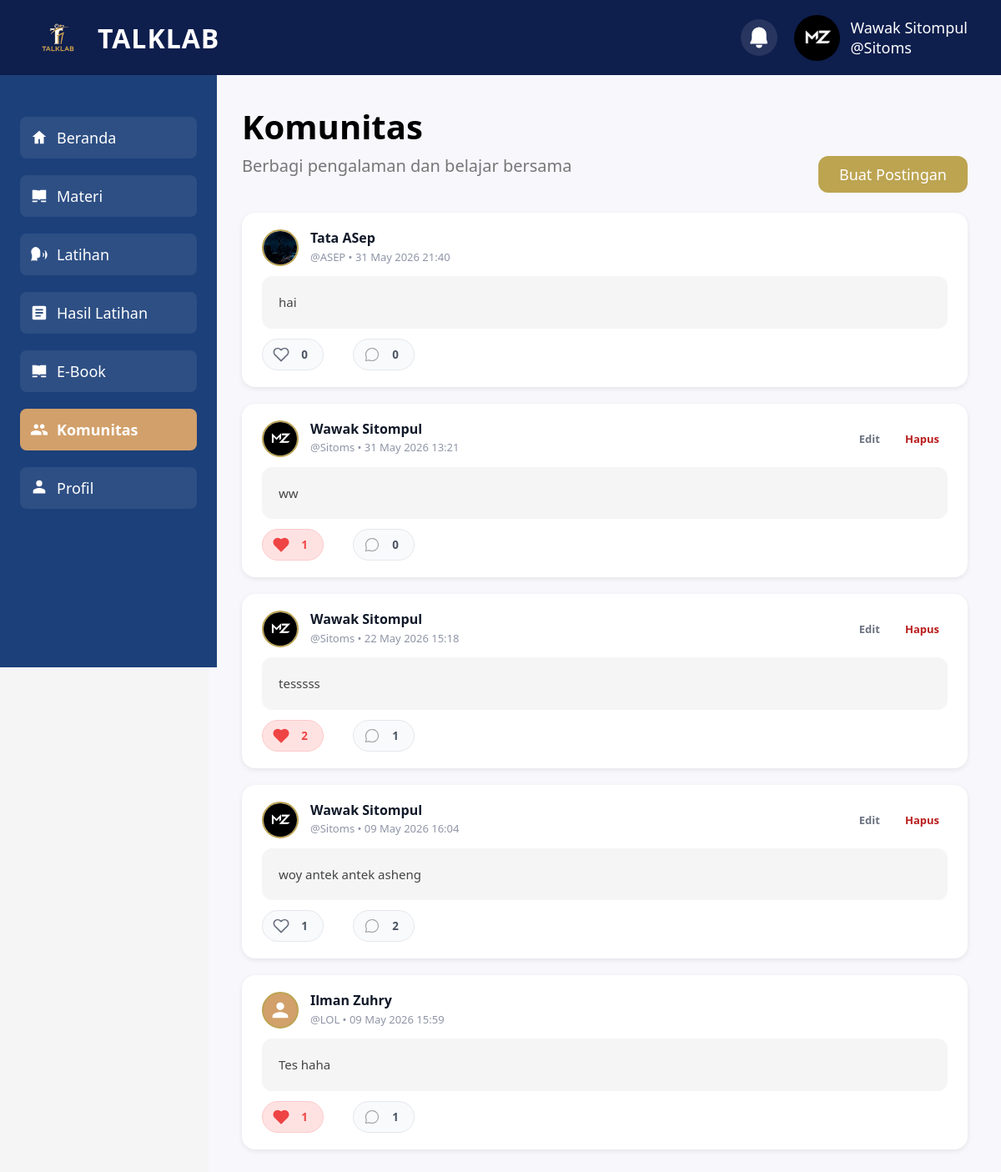
/Komunitas.php (signed in), run on the app's committed database.
### tables this page shows
CREATE TABLE `komunitas` (
  `Id` int(10) UNSIGNED NOT NULL,
  `Id_User` varchar(6) NOT NULL,
  `Isi` text NOT NULL,
  `Dibuat` datetime NOT NULL DEFAULT current_timestamp(),
  `Update_Post` datetime DEFAULT NULL ON UPDATE current_timestamp()
);

CREATE TABLE `users` (
  `Id_User` varchar(6) NOT NULL,
  `Nama` varchar(100) NOT NULL,
  `Tempat_Lahir` varchar(100) NOT NULL,
  `Tanggal_Lahir` date NOT NULL,
  `Username` varchar(50) NOT NULL,
  `Password` varchar(255) NOT NULL,
  `Foto` varchar(255) NOT NULL,
  `Bio` varchar(160) NOT NULL DEFAULT 'yang penting bicara aja dulu'
);

### Komunitas.php (the view, shortened to what the rows shown need)
<?php
require_once 'core.php';
$app = new manz();
$app->ensureSession();
$currentUser = $app->getCurrentUser();
$posts = $app->getCommunityPosts();
?>
<!DOCTYPE html>
<html lang="id">
<head>
</head>
<body>
  <?php include 'includes/header.php'; ?>
  <main role="main" tabindex="-1">
    <div class="clearfix">
      <h1 style="font-size:40px; font-weight:700; color:#000;">Komunitas</h1>
    </div>
    <section class="post-list" aria-label="Daftar posting komunitas">
      <?php foreach ($posts as $post): ?>
        <?php
$isLiked = false;
if($currentUser){
    $isLiked = $app->getUserLikeStatus(
        $post['Id'],
        $currentUser['Id_User']
    );
}
?>
        <article class="post" tabindex="0">
          <header class="post-header">
            <?php if (!empty($post['foto'])): ?>
              <img src="<?= htmlspecialchars($post['foto']) ?>" alt="Foto profil <?= htmlspecialchars($post['name'] ?: 'Pengguna') ?>" class="post-avatar" width="44" height="44">
            <?php else: ?>
              <div class="post-avatar post-avatar-default" aria-label="Foto profil default <?= htmlspecialchars($post['name'] ?: 'Pengguna') ?>">
                <svg viewBox="0 0 24 24" aria-hidden="true"><path fill="white" d="M12 12c2.21 0 4-1.79 4-4s-1.79-4-4-4-4 1.79-4 4 1.79 4 4 4zm0 2c-2.67 0-8 1.34-8 4v2h16v-2c0-2.66-5.33-4-8-4z"/></svg>
              </div>
            <?php endif; ?>
            <div class="post-author-info">
              <div class="post-author"><?= htmlspecialchars($post['name'] ?: 'Pengguna') ?></div>
              <div class="post-username-time">@<?= htmlspecialchars($post['username'] ?: 'guest') ?> • <?= htmlspecialchars(date('d M Y H:i', strtotime($post['Dibuat']))) ?></div>
            </div>
            <?php if ($currentUser && $post['Id_User'] === $currentUser['Id_User']): ?>
              <div class="post-actions">
                <a class="post-action" href="Komunitas.php?edit=<?= urlencode($post['Id']) ?>">Edit</a>
                <form action="Komunitas.php" method="post" onsubmit="return confirm('Hapus postingan ini?');">
                  <button type="submit" class="post-action delete">Hapus</button>
                </form>
              </div>
            <?php endif; ?>
          </header>
          <p class="post-text"><?= nl2br(htmlspecialchars($post['Isi'])) ?></p>
          <footer class="post-footer">
            <div class="reactions" aria-label="Reaksi postingan">
              <button
    type="button"
    class="reaction-btn like-btn <?= $isLiked ? 'liked' : '' ?>" data-post-id="<?= $post['Id'] ?>" data-action="like" aria-label="Suka">
                <span class="like-count"><?= $app->getLikeCount($post['Id']) ?></span>
              </button>
              <button type="button" class="reaction-btn comment-btn" data-post-id="<?= $post['Id'] ?>" data-action="comment" aria-label="Komentar">
                <img src="icon/komen.svg" style="width:20px; height:20px;" alt="Komentar">
                <span class="comment-count"><?= $app->getCommentCount($post['Id']) ?></span>
              </button>
            </div>
          </footer>
        </article>
      <?php endforeach; ?>
    </section>
  </main>
</body>
</html>

### data on the page
komunitas: Id_User.Nama (picture), Id_User.Nama "Tata ASep", Id_User.Username "ASEP", Dibuat "31 May 2026 21:40", Isi "hai", LikeCount "0", CommentCount "0"
komunitas: Id_User.Nama (picture), Id_User.Nama "Wawak Sitompul", Id_User.Username "Sitoms", Dibuat "31 May 2026 13:21", Isi "ww", LikeCount "1", CommentCount "0"
komunitas: Id_User.Nama (picture), Id_User.Nama "Wawak Sitompul", Id_User.Username "Sitoms", Dibuat "22 May 2026 15:18", Isi "tesssss", LikeCount "2", CommentCount "1"
komunitas: Id_User.Nama (picture), Id_User.Nama "Wawak Sitompul", Id_User.Username "Sitoms", Dibuat "09 May 2026 16:04", Isi "woy antek antek asheng", LikeCount "1", Id "2"
komunitas: Id_User.Nama "Ilman Zuhry", Id_User.Username "LOL", Dibuat "09 May 2026 15:59", Isi "Tes haha", Id "1"

### other printed values
$displayName "Wawak Sitompul"
$displayUsername "Sitoms"
